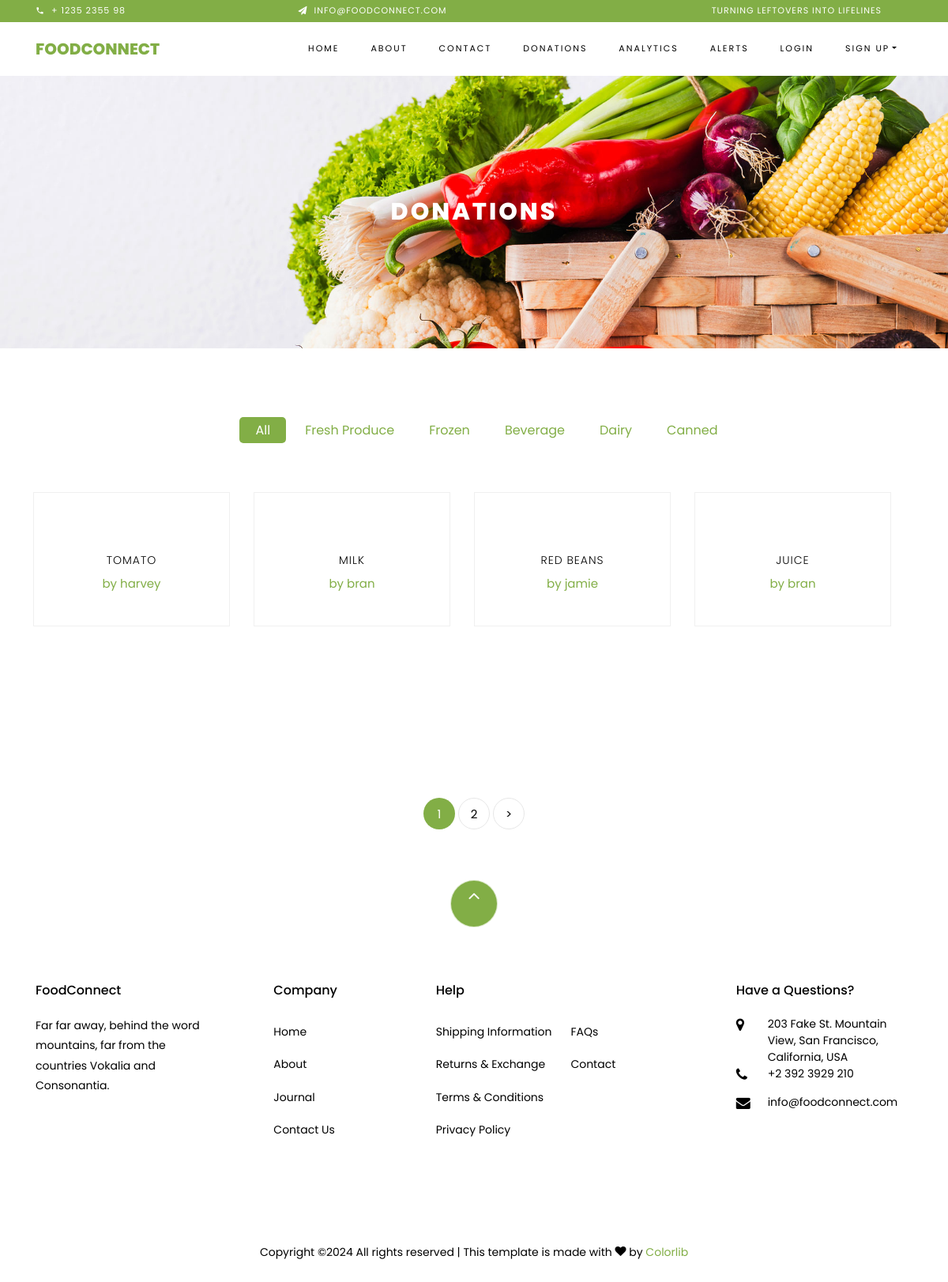
Page /donations/ on the committed database.
### donations/models.py (models this page shows, shortened)
class Category(models.Model):
    name = models.CharField(max_length=100, unique=True)

class Product(models.Model):
    UNIT_CHOICES = [
        ('g', 'Grams'),
        ('kg', 'Kilograms'),
        ('liters', 'Liters'),
        ('ml', 'Milliliters'),
    ]
    name = models.CharField(max_length=100)
    donated_by = models.ForeignKey(User, on_delete=models.SET_NULL, null=True)
    description = models.TextField(null=True, blank=True)
    category = models.ForeignKey(Category, on_delete=models.CASCADE, related_name='category')
    quantity = models.PositiveIntegerField()
    weight = models.PositiveIntegerField()
    unit = models.CharField(max_length=10, choices=UNIT_CHOICES)
    rating = models.PositiveIntegerField(default=0)
    amount_donated = models.PositiveIntegerField(default=0)
    expiry_date = models.DateField(blank=True, null=True)
    image=models.URLField(max_length=300, default='https://img.freepik.com/premium-vector/hand-drawn-food-bank-illustration_23-2149323575.jpg?w=1060')
    date_created = models.DateTimeField(auto_now_add=True)

### donations/views.py (the view)
# urls.py: path('', views.donations_view, name='donations' ),
def donations_view(request):
    categories = Category.objects.all()
    category_id = request.GET.get('category_id')
    if category_id:
        products = Product.objects.filter(category_id=category_id)
    else:
        products = Product.objects.all()
    paginator = Paginator(products, 8)
    page_number = request.GET.get('page', 1)
    page_obj = paginator.get_page(page_number)
    return render(request, '../templates/donations/donations.html', {'products':page_obj, 'categories': categories, 'page_obj': page_obj,'current_category': int(category_id) if category_id else None,})

### templates/donations/donations.html (shortened to what this page needs)
{% extends 'webpages/base.html' %}
{% load static %}
{% block content %}
    <div class="hero-wrap hero-bread" style="background-image: url('{% static "images/bg_1.jpg" %}');">
        <div class="container">
            <div class="row no-gutters slider-text align-items-center justify-content-center">
                <div class="col-md-9 ftco-animate text-center">
                    <h1 class="mb-0 bread">Donations</h1>
                </div>
            </div>
        </div>
    </div>
    <section class="ftco-section">
        <div class="container">
            <div class="row justify-content-center">
                <div class="col-md-10 mb-5 text-center">
                    <ul class="product-category">
                        <li>
                            <a href="{% url 'donations' %}" class="{% if not current_category %}active{% endif %}">All</a>
                        </li>
                        {% for category in categories %}
                            <li>
                                <a href="{% url 'donations' %}?category_id={{ category.id }}"
                                   class="{% if current_category == category.id %}active{% endif %}">
                                    {{ category.name }}
                                </a>
                            </li>
                        {% endfor %}
                    </ul>
                </div>
            </div>
            {% if products %}
                <div class="row">
                    {% for product in products %}
                        {% if forloop.counter0|divisibleby:4 %}
                        <div class="row">
                        {% endif %}
                        <div class="col-md-6 col-lg-3 ftco-animate">
                            <div class="product py-3 pb-4 px-3 d-flex flex-column align-items-center justify-content-between" style="height: 100%;">
                                <a href="{% url 'product_detail' product.id %}" class="img-prod">
                                </a>
                                <div class="text text-center">
                                    <h3><a href="{% url 'product_detail' product.id %}">{{ product.name }}</a></h3>
                                    <p><a href="{% url 'product_detail' product.id %}">by {{ product.donated_by }}</a></p>
                                </div>
                            </div>
                        </div>
                        {% if forloop.counter|divisibleby:4 or forloop.last %}
                        </div>
                        {% endif %}
                    {% endfor %}
                </div>
                <div class="row mt-5">
                    <div class="col text-center">
                        <div class="block-27">
                            <ul>
                                {% for num in page_obj.paginator.page_range %}
                                    {% if page_obj.number == num %}
                                        <li class="active"><span>{{ num }}</span></li>
                                    {% else %}
                                        <li><a href="?page={{ num }}">{{ num }}</a></li>
                                    {% endif %}
                                {% endfor %}
                                {% if page_obj.has_next %}
                                    <li><a href="?page={{ page_obj.next_page_number }}">&gt;</a></li>
                                {% endif %}
                            </ul>
                        </div>
                    </div>
                </div>
            {% else %}
                <div class="row mt-5">
                    <div class="col text-center">
                        <p>No products found, <a href="{% url 'donate' %}">Donate now!</a></p>
                    </div>
                </div>
            {% endif %}
        </div>
    </section>
{% endblock %}

### templates/webpages/base.html (shortened to what this page needs)
{% load static %}
<!DOCTYPE html>
<html lang="en">
  <head>
    <link href="https://cdn.jsdelivr.net/npm/bootstrap@5.2.3/dist/css/bootstrap.min.css" rel="stylesheet">
      <link rel="stylesheet" href="{% static 'css/animate.css' %}">
    <link rel="stylesheet" href="{% static 'css/owl.carousel.min.css' %}">
    <link rel="stylesheet" href="{% static 'css/owl.theme.default.min.css' %}">
    <link rel="stylesheet" href="{% static 'css/magnific-popup.css' %}">
    <link rel="stylesheet" href="{% static 'css/aos.css' %}">
    <link rel="stylesheet" href="{% static 'css/ionicons.min.css' %}">
    <link rel="stylesheet" href="{% static 'css/bootstrap-datepicker.css' %}">
    <link rel="stylesheet" href="{% static 'css/jquery.timepicker.css' %}">
    <link rel="stylesheet" href="{% static 'css/flaticon.css' %}">
    <link rel="stylesheet" href="{% static 'css/icomoon.css' %}">
    <link rel="stylesheet" href="{% static 'css/style.css' %}">
  </head>
  <body class="goto-here">
		<div class="py-1 bg-primary">
    	<div class="container">
    		<div class="row no-gutters d-flex align-items-start align-items-center px-md-0">
	    		<div class="col-lg-12 d-block">
		    		<div class="row d-flex">
		    			<div class="col-md pr-4 d-flex topper align-items-center">
					    	<div class="icon mr-2 d-flex justify-content-center align-items-center"><span class="icon-phone2"></span></div>
						    <span class="text">+ 1235 2355 98</span>
					    </div>
					    <div class="col-md pr-4 d-flex topper align-items-center">
					    	<div class="icon mr-2 d-flex justify-content-center align-items-center"><span class="icon-paper-plane"></span></div>
						    <span class="text">info@foodconnect.com</span>
					    </div>
					    <div class="col-md-5 pr-4 d-flex topper align-items-center text-lg-right">
						    <span class="text">Turning Leftovers into Lifelines</span>
					    </div>
				    </div>
			    </div>
		    </div>
		  </div>
    </div>
    {%  include 'webpages/navbar.html' %}
        {% block content %}
        {% endblock %}
    <footer class="ftco-footer ftco-section">
      <div class="container">
      	<div class="row">
      		<div class="mouse">
                <a href="#" class="mouse-icon">
                    <div class="mouse-wheel"><span class="ion-ios-arrow-up"></span></div>
                </a>
            </div>
      	</div>
        <div class="row mb-5">
          <div class="col-md">
            <div class="ftco-footer-widget mb-4">
              <h2 class="ftco-heading-2">FoodConnect</h2>
              <p>Far far away, behind the word mountains, far from the countries Vokalia and Consonantia.</p>
              <ul class="ftco-footer-social list-unstyled float-md-left float-lft mt-5">
              </ul>
            </div>
          </div>
          <div class="col-md">
            <div class="ftco-footer-widget mb-4 ml-md-5">
              <h2 class="ftco-heading-2">Company</h2>
              <ul class="list-unstyled">
                <li><a href="{% url 'landing' %}" class="py-2 d-block">Home</a></li>
                <li><a href="{% url 'about' %}" class="py-2 d-block">About</a></li>
                <li><a href="#" class="py-2 d-block">Journal</a></li>
                <li><a href="#" class="py-2 d-block">Contact Us</a></li>
              </ul>
            </div>
          </div>
          <div class="col-md-4">
             <div class="ftco-footer-widget mb-4">
              <h2 class="ftco-heading-2">Help</h2>
              <div class="d-flex">
	              <ul class="list-unstyled mr-l-5 pr-l-3 mr-4">
	                <li><a href="#" class="py-2 d-block">Shipping Information</a></li>
	                <li><a href="#" class="py-2 d-block">Returns &amp; Exchange</a></li>
	                <li><a href="#" class="py-2 d-block">Terms &amp; Conditions</a></li>
	                <li><a href="#" class="py-2 d-block">Privacy Policy</a></li>
	              </ul>
	              <ul class="list-unstyled">
	                <li><a href="#" class="py-2 d-block">FAQs</a></li>
	                <li><a href="#" class="py-2 d-block">Contact</a></li>
	              </ul>
	            </div>
            </div>
          </div>
          <div class="col-md">
            <div class="ftco-footer-widget mb-4">
            	<h2 class="ftco-heading-2">Have a Questions?</h2>
            	<div class="block-23 mb-3">
	              <ul>
	                <li><span class="icon icon-map-marker"></span><span class="text">203 Fake St. Mountain View, San Francisco, California, USA</span></li>
	                <li><a href="#"><span class="icon icon-phone"></span><span class="text">+2 392 3929 210</span></a></li>
	                <li><a href="#"><span class="icon icon-envelope"></span><span class="text">info@foodconnect.com</span></a></li>
	              </ul>
	            </div>
            </div>
          </div>
        </div>
        <div class="row">
          <div class="col-md-12 text-center">
            <p>
						  Copyright &copy;<script>document.write(new Date().getFullYear());</script> All rights reserved | This template is made with <i class="icon-heart color-danger" aria-hidden="true"></i> by <a href="https://colorlib.com" target="_blank">Colorlib</a>
						</p>
          </div>
        </div>
      </div>
    </footer>
  </body>
</html>

### templates/webpages/navbar.html (shortened to what this page needs)
<nav class="navbar navbar-expand-lg navbar-dark ftco_navbar bg-dark ftco-navbar-light" id="ftco-navbar">
    <div class="container">
        <a class="navbar-brand" href="{% url 'landing' %}">FoodConnect</a>
        <div class="collapse navbar-collapse" id="ftco-nav">
            <ul class="navbar-nav ml-auto">
                <li class="nav-item active"><a href="{% url 'landing' %}" class="nav-link">Home</a></li>
                <li class="nav-item"><a class="nav-link" href="{% url 'about' %}">About</a></li>
                <li class="nav-item"><a class="nav-link" href="{% url 'contact_us' %}">Contact</a></li>
                <li class="nav-item"><a class="nav-link" href="{% url 'donations' %}">Donations</a></li>
                <li class="nav-item"><a class="nav-link" href="{% url 'analytics' %}">Analytics</a></li>
                <li class="nav-item"><a class="nav-link" href="{% url 'alert_list' %}">Alerts</a></li>
                {% if user.is_authenticated %}
                                    <li class="nav-item"><a class="nav-link" href="{% url 'view_orders' %}">Orders</a></li>
                    <li class="nav-item"><a class="nav-link" href="{% url 'user_profile' %}">Profile</a></li>
                    <li class="nav-item"><a class="nav-link" href="{% url 'logout' %}">Logout</a></li>
                {% else %}
                    <li class="nav-item"><a class="nav-link" href="{% url 'login' %}">Login</a></li>
                    <li class="nav-item dropdown">
                        <a class="nav-link dropdown-toggle" href="#" id="dropdown04" data-toggle="dropdown" aria-haspopup="true" aria-expanded="false">Sign Up</a>
                    </li>
                {% endif %}
            </ul>
        </div>
    </div>
</nav>

### static/css/icomoon.css (style rules this page uses)
[class^="icon-"], [class*=" icon-"] { font-family: 'icomoon' !important; speak: none; font-style: normal; font-weight: normal; font-variant: normal; text-transform: none; line-height: 1; -webkit-font-smoothing: antialiased; -moz-osx-font-smoothing: grayscale; }
.icon-heart:before { content: "\f004"; }
.icon-map-marker:before { content: "\f041"; }
.icon-phone:before { content: "\f095"; }
.icon-envelope:before { content: "\f0e0"; }
.icon-paper-plane:before { content: "\f1d8"; }
.icon-phone2:before { content: "\e0cd"; }

### rows in the picture
Category: name "Fresh Produce"
Category: name "Frozen"
Category: name "Beverage"
Category: name "Dairy"
Category: name "Canned"
Product: name "TOMATO", donated_by "harvey"
Product: name "MILK", donated_by "bran"
Product: name "RED BEANS", donated_by "jamie"
Product: name "JUICE", donated_by "bran"

### other values in the picture
{{ num }} "1"
{{ num }} "2"
